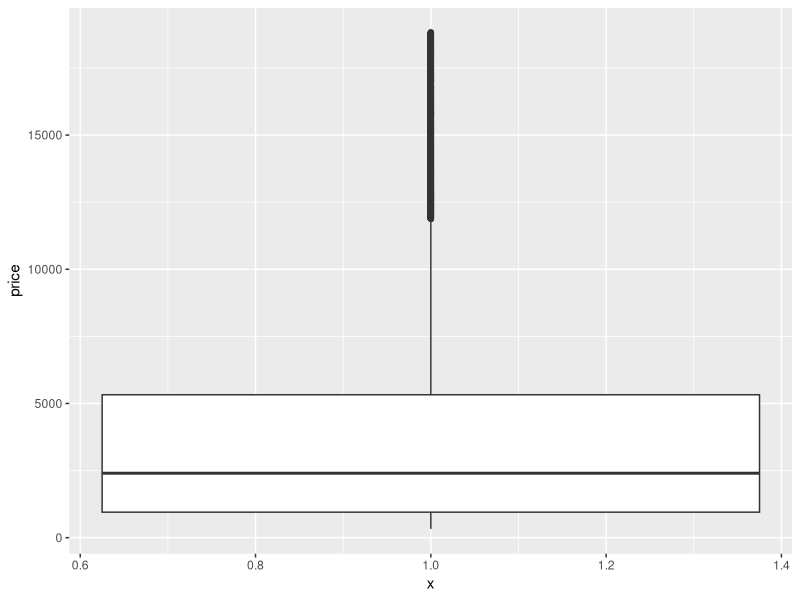
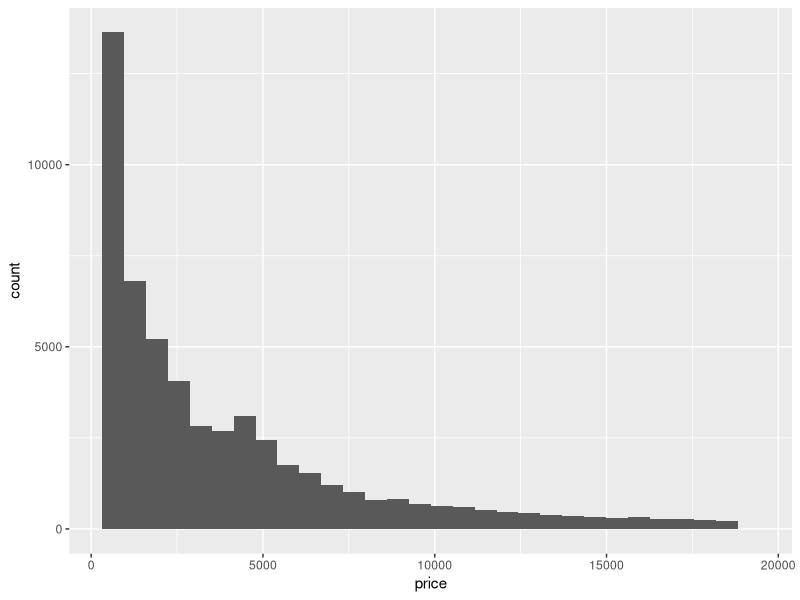
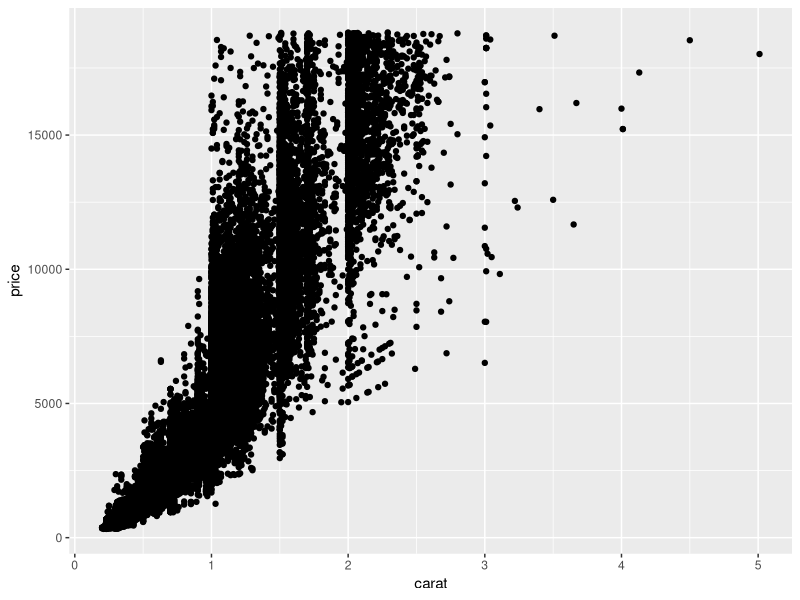
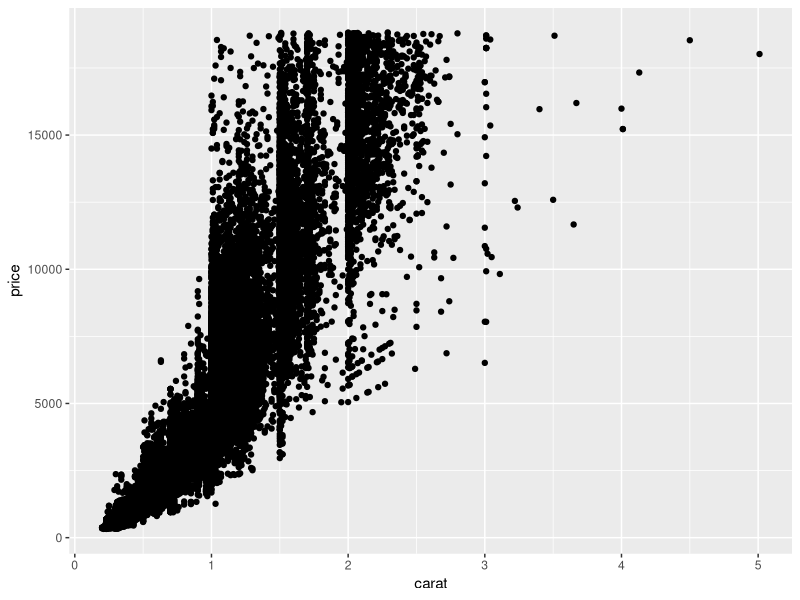
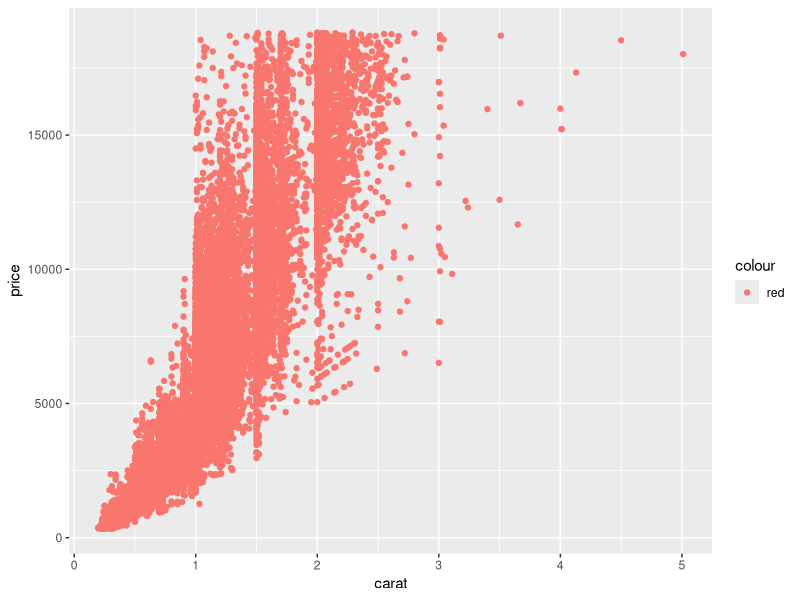
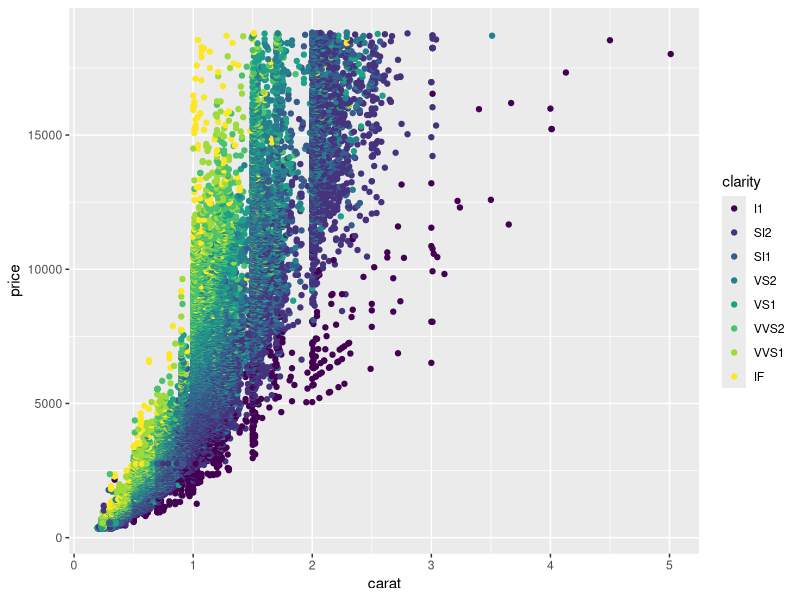
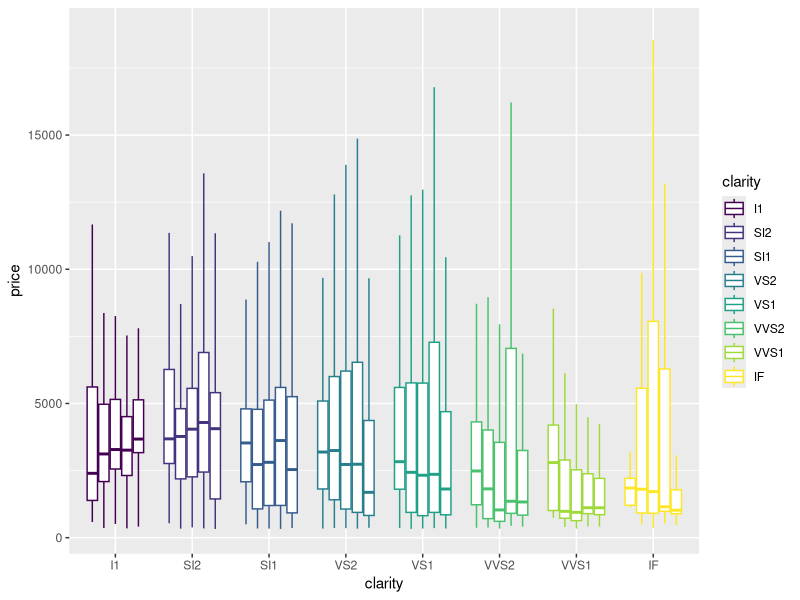
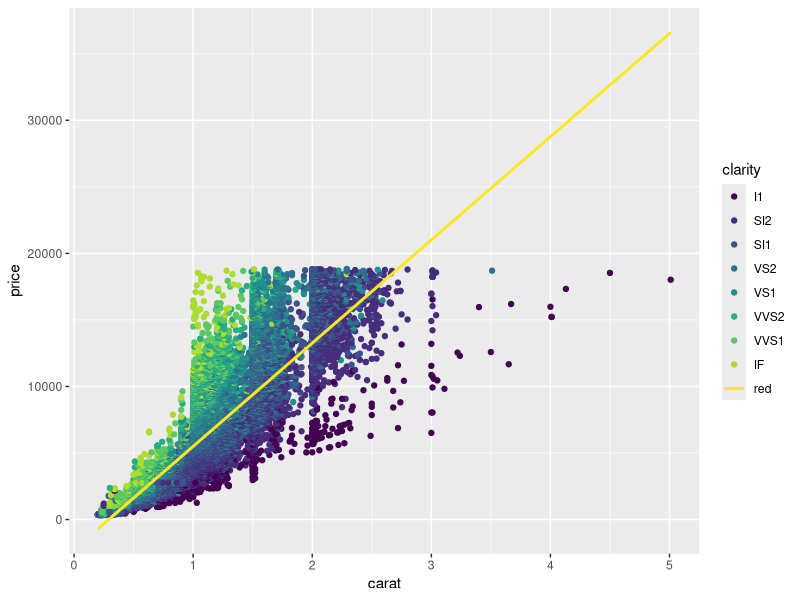

The R source for these figures, in order:
## ---- chunk 1
library(ggplot2)
## ---- chunk 2
data(diamonds)
head(diamonds)
## ---- chunk 3
g1 <- ggplot(data = diamonds, aes(x = 1,y = price))
## ---- chunk 4
g1 + geom_boxplot()
## ---- chunk 5
ggplot(diamonds, aes(x = price)) + geom_histogram()
## ---- chunk 6
g2 <- ggplot(diamonds, aes(x = carat, y = price))
g2 + geom_point()
## ---- chunk 7
ggplot() + geom_point(data = diamonds, mapping = aes(x = carat, y = price))
## ---- chunk 8
g2 + geom_point(mapping = aes(colour = "red"))
## ---- chunk 9
g2 + geom_point(mapping = aes(colour = clarity))
## ---- chunk 10
ggplot(data = diamonds,
       aes(x = clarity, y = price, group = interaction(clarity, cut), color = clarity)) +
           geom_boxplot(outlier.shape = NA)
## ---- chunk 11
g2 + geom_point(aes(color = clarity)) + geom_smooth(method = "lm", se = FALSE, aes(color = "red"))
## ---- chunk 12
g3 <- g2 + geom_point(aes(color = clarity)) + geom_smooth(method = "lm", se = TRUE, aes(color = clarity))
g3
## ---- chunk 13
g3 + xlab("Quilates") + ylab("Preco")
## ---- chunk 14
g3 + xlim(0, 10) + ylim(0, 30000)
## ---- chunk 15
g3 + theme(axis.text.x = element_text(angle = 45,vjust = 1,size = 30))
## ---- chunk 16
g3 + xlim(0, 10) + ylim(0, 30000) + annotate("text", x = 9.5, y = 30000, label = "Painel a", color = "red")
## ---- chunk 17
g3 + xlim(0, 10) + ylim(0, 30000) +
    annotate("rect", xmin = 3, xmax = 4, ymin = 10000,
             ymax = 20000, alpha = .2, color = "blue", fill = "green")
## ---- chunk 18
g3 + xlim(0, 10) + ylim(0, 30000) +
    annotate("segment", x = 3, xend = 4, y = 30000, yend = 20000,
             color = "orange", arrow = arrow(length = unit(1, "cm")))
## ---- chunk 19
g2 + geom_point(aes(color = clarity)) + scale_color_brewer(type = "seq", palette = "Set3")
## ---- chunk 20
g2 + geom_point(aes(color = clarity)) + facet_grid(. ~ cut)
## ---- chunk 21
g2 + geom_point(aes(color = clarity)) + facet_grid(cut ~ .)
## ---- chunk 22
g2 + geom_point(aes(color = clarity)) + facet_grid(cut ~ clarity)
## ---- chunk 23
g3 + xlim(0, 10) + ylim(0, 30000) + theme(legend.position = "none")
## ---- chunk 24
g3 + xlim(0, 10) + ylim(0, 30000) + theme(legend.position = "bottom")
## ---- chunk 25
g3 + xlim(0, 10) + ylim(0, 30000) + theme(legend.position = "bottom", legend.title = element_blank())
## ---- chunk 26
g3 + xlim(0, 10) + ylim(0, 30000) + theme(legend.position = c(.8,.8))
## ---- chunk 27
g3 + xlim(0, 10) + ylim(0, 30000) + theme(legend.position = c(.8,.2))
## ---- chunk 28
g3 + theme_bw()
## ---- chunk 29
g3 + theme(panel.grid.major = element_line(colour = "red", linetype = "dotted"), panel.background = element_rect(fill = "green"))
